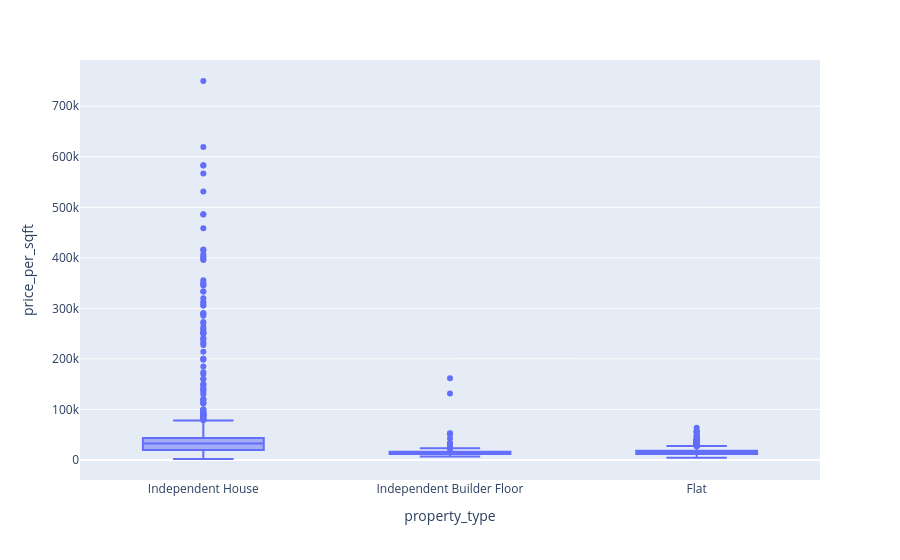

Notebook source saved alongside this figure:
### Code cell
fig = px.box(data_frame= eda_multi, x = 'property_type', y = 'price_per_sqft')
fig

### Figure 1 — Plotly figure (JSON) as saved in the notebook; plotly's stock layout.template omitted (floating-point values rounded to 4 significant figures; data arrays with more than 128 entries replaced by an {"elided": "..."} marker saying what was removed)
{"data": [{"alignmentgroup": "True", "hovertemplate": "property_type=%{x}<br>price_per_sqft=%{y}<extra></extra>", "legendgroup": "", "marker": {"color": "#636efa"}, "name": "", "notched": false, "offsetgroup": "", "orientation": "v", "showlegend": false, "type": "box", "x": {"elided": "5980 str values"}, "x0": " ", "xaxis": "x", "y": {"elided": "5980 int values"}, "y0": " ", "yaxis": "y"}], "layout": {"boxmode": "group", "legend": {"tracegroupgap": 0}, "margin": {"t": 60}, "xaxis": {"anchor": "y", "domain": [0, 1], "title": {"text": "property_type"}}, "yaxis": {"anchor": "x", "domain": [0, 1], "title": {"text": "price_per_sqft"}}}}
